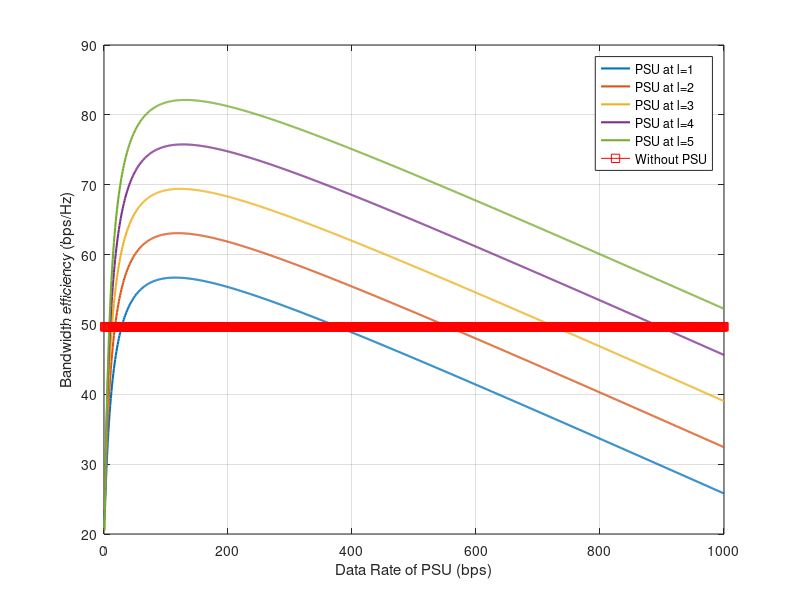
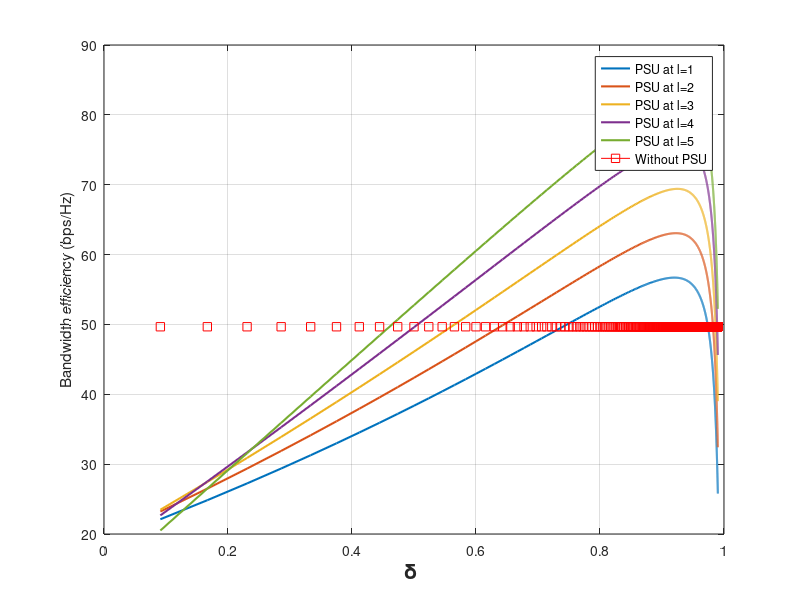

These charts were generated, in order, by the following MATLAB code:

%% %%%%%%%%%%%%%%%%%%%%%%%%%%%%%%%%%%%%%%%%%%%%%%%%%%%%%%%%%%%%%%%%%%%%%
%%%%% Change the positin of PSU, DO NOT consider the throughput of PSU %%%%%
%%%%%%%%%%%%%%%%%%%%%%%%%%%%%%%%%%%%%%%%%%%%%%%%%%%%%%%%%%%%%%%%%%%%%%%%

clc; clear variables; clf;
close all;
disp('Bismillah: Code generated by Khalid Ibrahim');

N = 5;          % Total No. of Channels
% H = N;           % Total no of PUs
const =1/25;

SNRdb = [0:20:1000];
% SNRdb = [0:10 13 14 15 16 17 18 19 20 21:1000];
SNRp1 = 10.^ (SNRdb./10);
SNRp =  SNRp1(1:N);

bandwidth = 1;
capacity_var = bandwidth .* log2 (1+SNRp) ;     % Channel Capacity in bps
successful_gain = 1;

%% Without PSU
R = (1:100)*1;     % Discrete data rates
R = R(1:N);        % Discrete data rates for N users
r = R/sum(R);      % Probability of each user with reference to its data rate

y = 1;
RunningVector = 0:0.1:1;
for b = RunningVector % b is a running variable from 0:0.1:1
    %     p = (1/H) .* ones(H,1); % flat probability for all SUs
    p = r';
    %     Utility = (H * successful_gain) - sum (p * (successful_gain  + jamming_gain));
    UwithCapacity1 = sum(capacity_var)  - (capacity_var * p );
    UwithCapacity22(1,y) = UwithCapacity1;
%     throughput(1,y) = (1-p)' * capacity_var';
    y = y + 1;
end
% Legend(1)={'Without PSU'};

%% With PSU

for n = 1:N

R = (1:100)*1;      % Discrete data rates
R = R(1:N);         % Discrete data rates for N users
% Rp = [1:500]*5 ;
Rp = (1:1000)*1 ;    % Probability of PSU with reference to its data rate

%%
% n = 1; % Location of PSU
z = 1;

for rp = Rp
    R(n) = rp;
    rpp(z) = R(n)/sum(R); 
    r = R/ sum(R);
    sum(r);
    r(n);
%     UwithCapacity2(n,z) = r(n) *(sum(capacity_var(2:end))  - capacity_var(2:end) * r(2:end)') ;
    UwithCapacity2(n,z) = (r(n) * sum(capacity_var(2:end)))  + (capacity_var(2:end) * r(2:end)')-(const*rp) ;
    z=z+1;
end
end
figure(1)
plot(Rp,UwithCapacity2,'linewidth',1.5);
% plot(UwithCapacity2,'r','linewidth',1.5,'Marker','s');
hold on;
grid on;
for n=1:N
Legend(n)={['PSU at l=',num2str(n)]};    
end

figure(1)
plot(Rp,UwithCapacity22(1:size(rpp)),'r','linewidth',0.5,'Marker','s');
% plot(UwithCapacity22(1:size(rpp)),'b','linewidth',1.5,'Marker','s');

Legend(N+1)={'Without PSU'};





% title(['Do not consider the throughput of PSU. | N = ',num2str(N)]);
xlabel('Data Rate of PSU (bps)');
ylabel('Bandwidth efficiency (bps/Hz)');
legend(Legend)

%%%%%%%%%%%%%%%%%%%%%%%%%%%%%%


figure(2)
plot(rpp,UwithCapacity2,'linewidth',1.5);
hold on;
grid on;
% plot(UwithCapacity2,'r','linewidth',1.5,'Marker','s');
for n=1:N
Legend(n)={['PSU at l=',num2str(n)]};    
end
figure(2)
plot(rpp,UwithCapacity22(1:size(rpp)),'r','linewidth',0.5,'Marker','s');


% plot(UwithCapacity22(1:size(rpp)),'b','linewidth',1.5,'Marker','s');
Legend(N+1)={'Without PSU'};
% xlim([])



% title(['Do not consider the throughput of PSU. | N = ',num2str(N)]);
xlabel('\delta ','FontSize',15,'FontWeight', 'bold');
ylabel('Bandwidth efficiency (bps/Hz)');
legend(Legend)


